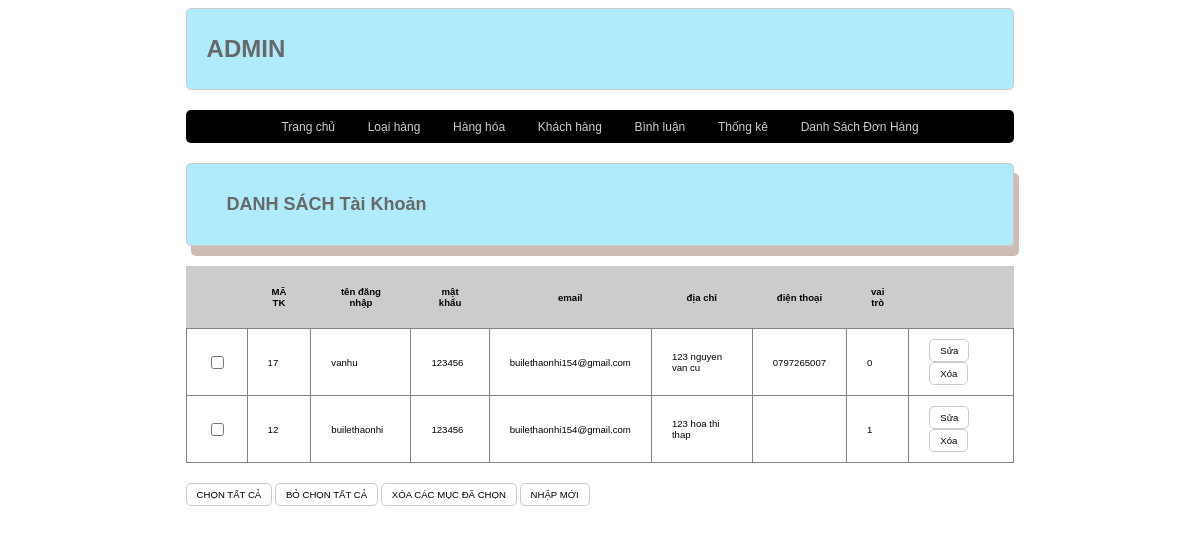
The app's page /admin/index.php?act=dskh with its own data.
### tables this page shows
CREATE TABLE `taikhoan` (
  `id` int(10) NOT NULL,
  `user` varchar(50) NOT NULL,
  `pass` varchar(50) NOT NULL,
  `email` varchar(255) NOT NULL,
  `addres` varchar(255) DEFAULT NULL,
  `tel` varchar(20) DEFAULT NULL,
  `role` tinyint(4) NOT NULL DEFAULT 0
);

### admin/model/pdo.php (called while the page is built, shortened)
<?php
function pdo_get_connection(){
    $dburl = "mysql:host=localhost;dbname=xxshop;charset=utf8";
    $username = 'root';
    $password = '';
    $conn = new PDO($dburl, $username, $password);
    $conn->setAttribute(PDO::ATTR_ERRMODE, PDO::ERRMODE_EXCEPTION);
    return $conn;
}
function pdo_query($sql){
    $sql_args = array_slice(func_get_args(), 1);
    try{
        $conn = pdo_get_connection();
        $stmt = $conn->prepare($sql);
        $stmt->execute($sql_args);
        $rows = $stmt->fetchAll();
        return $rows;
    }
    catch(PDOException $e){
        throw $e;
    }
    finally{
        unset($conn);
    }
}

### admin/model/taikhoan.php (called while the page is built, shortened)
<?php
    function loadall_taikhoan(){
        $sql="select * from taikhoan order by id desc";
        $listtaikhoan=pdo_query($sql);
        return $listtaikhoan;
    }
?>

### admin/taikhoan/list.php (the view)
<div class="row">
            <div class="row header formtitle"> <h1>DANH SÁCH Tài Khoản</h1></div>
            <div class="row formcontent">
                <div class="row mb formdsloai">
                   <table>
                    <tr>
                        <th></th>
                        <th>MÃ TK</th>
                        <th>tên đăng nhập</th>
                        <th>mật khẩu</th>
                        <th>email</th>
                        <th>địa chỉ</th>
                        <th>điện thoại</th>
                        <th>vai trò</th>
                        <th></th>
                    </tr>
                    <?php
                    foreach ($listtaikhoan as $taikhoan) {
                    extract($taikhoan);
                    $suatk="index.php?act=suatk&id=".$id;
                    $xoatk="index.php?act=xoakh&id=".$id;
                    echo ' <tr>
                        <td><input type="checkbox" name="" id=""></td>
                        <td>'.$id.'</td>
                        <td>'.$user.'</td>
                        <td>'.$pass.'</td>
                        <td>'.$email.'</td>
                        <td>'.$addres.'</td>
                        <td>'.$tel.'</td>
                        <td>'.$role.'</td>
                        <td><a href="'.$suatk.'"><input type="button" value="Sửa"></a> <a href="'.$xoatk.'"><input type="button" value="Xóa"></a></td>
                    </tr>';
                    }
                    ?>
                   </table>
                </div>
            <div class="row mb ">
                <input type="button" value="CHỌN TẤT CẢ">
                <input type="button" value="BỎ CHỌN TẤT CẢ">
                <input type="button" value="XÓA CÁC MỤC ĐÃ CHỌN">
                <a href="index.php?act=adddm"><input type="button" value="NHẬP MỚI">
                </div></a>
            </div>
 </div>

### css/style.css (style rules this page uses)
* { box-sizing: border-box; font-size: 0.8vw; font-family: sans-serif; }
.row { float: left; width: 100%; }
.mb { margin-bottom: 20px; }
.header { background-color: #c4f7b0; border: 1px #86cf74 solid; box-shadow: 5px 10px #cdbcb6; color: #7714b9; border-radius: 5px; }
.header h1 { margin: 20px; font-size: 1.5vw; }
.formtaikhoan input[type="submit"], .formcontent input[type="submit"], .formtaikhoan input[type="reset"], .formcontent input[type="reset"], .formcontent input[type="button"] { border-radius: 5px; padding: 5px 10px; background-color: white; border: 1px #CCC solid; }
.formtitle { background-color: #aaeafaee; border: 1px #CCC solid; color: #686868; border-radius: 5px; padding: 10px 20px; }
.formcontent { padding: 20px 0px; }
.formdsloai table { width: 100%; border-collapse: collapse; }
.formdsloai table th { padding: 20px; background-color: #CCC; }
.formdsloai table td { padding: 10px 20px; border: 1px #858484 solid; }
* { box-sizing: border-box }

### records on screen
taikhoan: id "17", user "vanhu", pass "123456", email "builethaonhi154@gmail.com", addres "123 nguyen van cu", tel "0797265007", role "0"
taikhoan: id "12", user "builethaonhi", pass "123456", email "builethaonhi154@gmail.com", addres "123 hoa thi thap", role "1"
